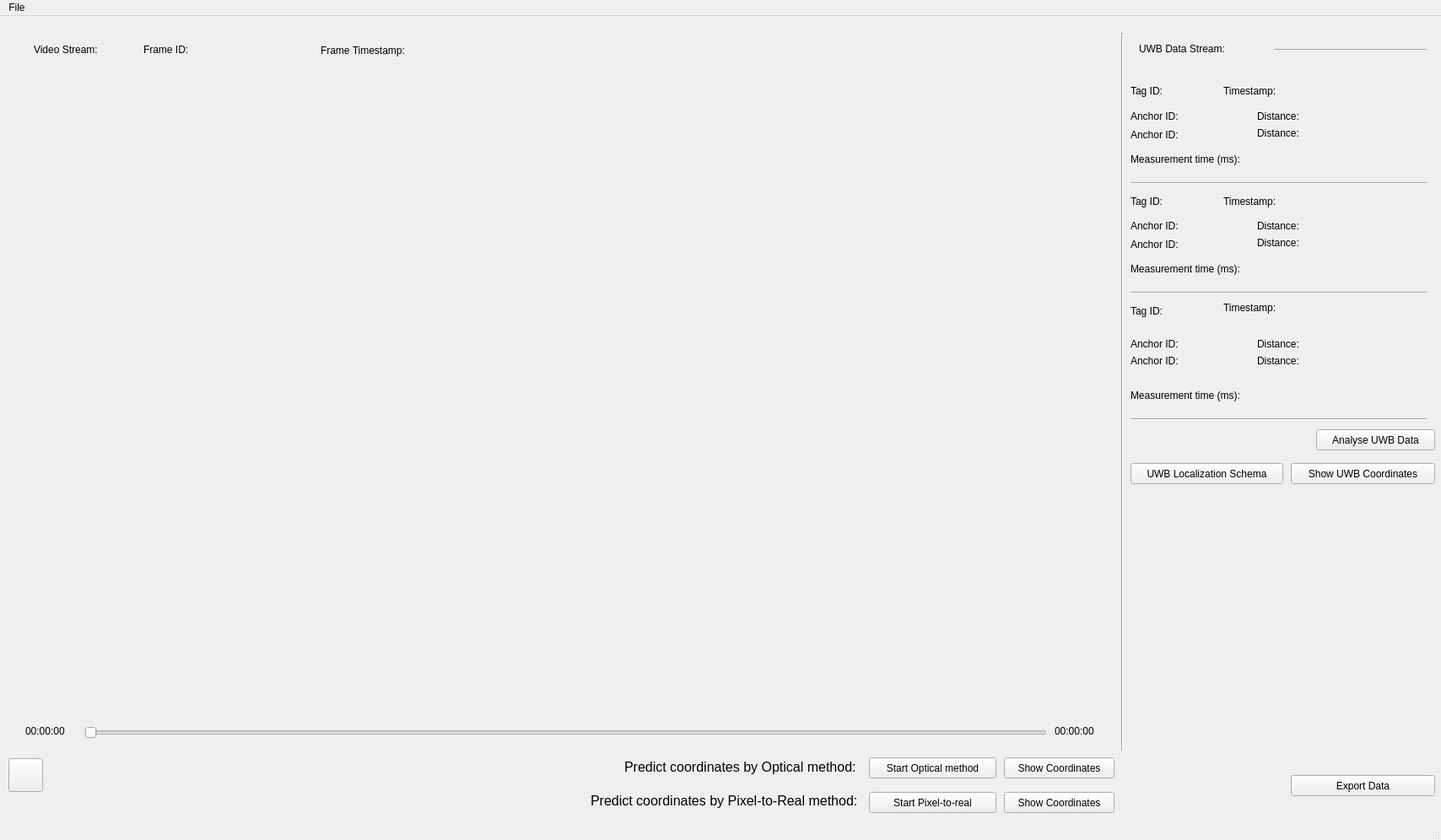
<?xml version="1.0" encoding="UTF-8"?>
<ui version="4.0">
 <class>IndoorPositioningSystemUI</class>
 <widget class="QMainWindow" name="IndoorPositioningSystemUI">
  <property name="geometry">
   <rect>
    <x>0</x>
    <y>0</y>
    <width>1708</width>
    <height>996</height>
   </rect>
  </property>
  <property name="sizePolicy">
   <sizepolicy hsizetype="Fixed" vsizetype="Fixed">
    <horstretch>0</horstretch>
    <verstretch>0</verstretch>
   </sizepolicy>
  </property>
  <property name="maximumSize">
   <size>
    <width>2136</width>
    <height>16777215</height>
   </size>
  </property>
  <property name="windowTitle">
   <string>IndoorPositioningSystem</string>
  </property>
  <widget class="QWidget" name="centralwidget">
   <widget class="QPushButton" name="pushButton_Play_Pause">
    <property name="geometry">
     <rect>
      <x>10</x>
      <y>880</y>
      <width>41</width>
      <height>40</height>
     </rect>
    </property>
    <property name="text">
     <string/>
    </property>
   </widget>
   <widget class="QSlider" name="horizontalSlider_Duration">
    <property name="geometry">
     <rect>
      <x>100</x>
      <y>840</y>
      <width>1141</width>
      <height>19</height>
     </rect>
    </property>
    <property name="mouseTracking">
     <bool>false</bool>
    </property>
    <property name="orientation">
     <enum>Qt::Horizontal</enum>
    </property>
   </widget>
   <widget class="QLabel" name="label_Current_Time">
    <property name="geometry">
     <rect>
      <x>30</x>
      <y>840</y>
      <width>67</width>
      <height>16</height>
     </rect>
    </property>
    <property name="text">
     <string>00:00:00</string>
    </property>
   </widget>
   <widget class="QLabel" name="label_Total_Time">
    <property name="geometry">
     <rect>
      <x>1250</x>
      <y>840</y>
      <width>67</width>
      <height>16</height>
     </rect>
    </property>
    <property name="text">
     <string>00:00:00</string>
    </property>
   </widget>
   <widget class="QLabel" name="label_Video">
    <property name="geometry">
     <rect>
      <x>30</x>
      <y>90</y>
      <width>1281</width>
      <height>721</height>
     </rect>
    </property>
    <property name="text">
     <string/>
    </property>
   </widget>
   <widget class="QLabel" name="label_Video_Frame_ID">
    <property name="geometry">
     <rect>
      <x>170</x>
      <y>30</y>
      <width>71</width>
      <height>20</height>
     </rect>
    </property>
    <property name="text">
     <string>Frame ID:</string>
    </property>
   </widget>
   <widget class="QLabel" name="label_Video_Frame_Timestamp">
    <property name="geometry">
     <rect>
      <x>380</x>
      <y>32</y>
      <width>141</width>
      <height>17</height>
     </rect>
    </property>
    <property name="text">
     <string>Frame Timestamp:</string>
    </property>
   </widget>
   <widget class="QLabel" name="label_Tag_ID_1">
    <property name="geometry">
     <rect>
      <x>1340</x>
      <y>80</y>
      <width>51</width>
      <height>17</height>
     </rect>
    </property>
    <property name="text">
     <string>Tag ID:</string>
    </property>
   </widget>
   <widget class="QLabel" name="label_Tag_timestamp_1">
    <property name="geometry">
     <rect>
      <x>1450</x>
      <y>79</y>
      <width>81</width>
      <height>20</height>
     </rect>
    </property>
    <property name="text">
     <string>Timestamp:</string>
    </property>
   </widget>
   <widget class="QLabel" name="label_Anchor1_ID_1">
    <property name="geometry">
     <rect>
      <x>1340</x>
      <y>110</y>
      <width>81</width>
      <height>17</height>
     </rect>
    </property>
    <property name="text">
     <string>Anchor ID:</string>
    </property>
   </widget>
   <widget class="QLabel" name="label_Anchor2_Distance_1">
    <property name="geometry">
     <rect>
      <x>1490</x>
      <y>130</y>
      <width>71</width>
      <height>17</height>
     </rect>
    </property>
    <property name="text">
     <string>Distance:</string>
    </property>
   </widget>
   <widget class="QLabel" name="label_Video_Frame_ID_value">
    <property name="geometry">
     <rect>
      <x>240</x>
      <y>30</y>
      <width>131</width>
      <height>20</height>
     </rect>
    </property>
    <property name="text">
     <string/>
    </property>
   </widget>
   <widget class="QLabel" name="label_Video_Frame_Timestamp_value">
    <property name="geometry">
     <rect>
      <x>510</x>
      <y>31</y>
      <width>151</width>
      <height>20</height>
     </rect>
    </property>
    <property name="text">
     <string/>
    </property>
   </widget>
   <widget class="QLabel" name="label_Tag_ID_value_1">
    <property name="geometry">
     <rect>
      <x>1390</x>
      <y>81</y>
      <width>51</width>
      <height>17</height>
     </rect>
    </property>
    <property name="text">
     <string/>
    </property>
   </widget>
   <widget class="QLabel" name="label_Tag_timestamp_value_1">
    <property name="geometry">
     <rect>
      <x>1540</x>
      <y>80</y>
      <width>161</width>
      <height>20</height>
     </rect>
    </property>
    <property name="text">
     <string/>
    </property>
   </widget>
   <widget class="QLabel" name="label_Anchor1_Distance_value_1">
    <property name="geometry">
     <rect>
      <x>1560</x>
      <y>110</y>
      <width>111</width>
      <height>17</height>
     </rect>
    </property>
    <property name="text">
     <string/>
    </property>
   </widget>
   <widget class="QLabel" name="label_Anchor2_Distance_value_1">
    <property name="geometry">
     <rect>
      <x>1560</x>
      <y>130</y>
      <width>131</width>
      <height>20</height>
     </rect>
    </property>
    <property name="text">
     <string/>
    </property>
   </widget>
   <widget class="QLabel" name="label_Tag_ID_value_2">
    <property name="geometry">
     <rect>
      <x>1390</x>
      <y>210</y>
      <width>51</width>
      <height>17</height>
     </rect>
    </property>
    <property name="text">
     <string/>
    </property>
   </widget>
   <widget class="QLabel" name="label_Anchor2_Distance_2">
    <property name="geometry">
     <rect>
      <x>1490</x>
      <y>260</y>
      <width>61</width>
      <height>17</height>
     </rect>
    </property>
    <property name="text">
     <string>Distance:</string>
    </property>
   </widget>
   <widget class="QLabel" name="label_Tag_ID_2">
    <property name="geometry">
     <rect>
      <x>1340</x>
      <y>210</y>
      <width>51</width>
      <height>20</height>
     </rect>
    </property>
    <property name="text">
     <string>Tag ID:</string>
    </property>
   </widget>
   <widget class="QLabel" name="label_Anchor1_Distance_value_2">
    <property name="geometry">
     <rect>
      <x>1580</x>
      <y>240</y>
      <width>101</width>
      <height>17</height>
     </rect>
    </property>
    <property name="text">
     <string/>
    </property>
   </widget>
   <widget class="QLabel" name="label_Anchor2_Distance_value_2">
    <property name="geometry">
     <rect>
      <x>1560</x>
      <y>260</y>
      <width>121</width>
      <height>17</height>
     </rect>
    </property>
    <property name="text">
     <string/>
    </property>
   </widget>
   <widget class="QLabel" name="label_Anchor1_Distance_2">
    <property name="geometry">
     <rect>
      <x>1490</x>
      <y>240</y>
      <width>61</width>
      <height>17</height>
     </rect>
    </property>
    <property name="text">
     <string>Distance:</string>
    </property>
   </widget>
   <widget class="QLabel" name="label_Tag_timestamp_2">
    <property name="geometry">
     <rect>
      <x>1450</x>
      <y>210</y>
      <width>81</width>
      <height>20</height>
     </rect>
    </property>
    <property name="text">
     <string>Timestamp:</string>
    </property>
   </widget>
   <widget class="QLabel" name="label_Tag_timestamp_value_2">
    <property name="geometry">
     <rect>
      <x>1530</x>
      <y>210</y>
      <width>161</width>
      <height>17</height>
     </rect>
    </property>
    <property name="text">
     <string/>
    </property>
   </widget>
   <widget class="QLabel" name="label_Tag_ID_value_3">
    <property name="geometry">
     <rect>
      <x>1400</x>
      <y>340</y>
      <width>71</width>
      <height>17</height>
     </rect>
    </property>
    <property name="text">
     <string/>
    </property>
   </widget>
   <widget class="QLabel" name="label_Tag_ID_3">
    <property name="geometry">
     <rect>
      <x>1340</x>
      <y>340</y>
      <width>51</width>
      <height>20</height>
     </rect>
    </property>
    <property name="text">
     <string>Tag ID:</string>
    </property>
   </widget>
   <widget class="QLabel" name="label_Anchor1_ID_3">
    <property name="geometry">
     <rect>
      <x>1340</x>
      <y>380</y>
      <width>81</width>
      <height>17</height>
     </rect>
    </property>
    <property name="text">
     <string>Anchor ID:</string>
    </property>
   </widget>
   <widget class="QLabel" name="label_Tag_timestamp_3">
    <property name="geometry">
     <rect>
      <x>1450</x>
      <y>336</y>
      <width>81</width>
      <height>20</height>
     </rect>
    </property>
    <property name="text">
     <string>Timestamp:</string>
    </property>
   </widget>
   <widget class="QLabel" name="label_Tag_timestamp_value_3">
    <property name="geometry">
     <rect>
      <x>1540</x>
      <y>340</y>
      <width>151</width>
      <height>17</height>
     </rect>
    </property>
    <property name="text">
     <string/>
    </property>
   </widget>
   <widget class="QPushButton" name="pushButton_UWB_Data_Analysis">
    <property name="geometry">
     <rect>
      <x>1560</x>
      <y>490</y>
      <width>141</width>
      <height>25</height>
     </rect>
    </property>
    <property name="text">
     <string>Analyse UWB Data</string>
    </property>
   </widget>
   <widget class="QLabel" name="label_Video_Stream">
    <property name="geometry">
     <rect>
      <x>40</x>
      <y>31</y>
      <width>121</width>
      <height>17</height>
     </rect>
    </property>
    <property name="toolTip">
     <string>Information about the video frame</string>
    </property>
    <property name="styleSheet">
     <string notr="true">font: 700 13pt &quot;Ubuntu&quot;;</string>
    </property>
    <property name="text">
     <string>Video Stream:</string>
    </property>
   </widget>
   <widget class="Line" name="line">
    <property name="geometry">
     <rect>
      <x>1320</x>
      <y>20</y>
      <width>21</width>
      <height>851</height>
     </rect>
    </property>
    <property name="orientation">
     <enum>Qt::Vertical</enum>
    </property>
   </widget>
   <widget class="QLabel" name="label_Video_Stream_2">
    <property name="geometry">
     <rect>
      <x>1350</x>
      <y>30</y>
      <width>151</width>
      <height>17</height>
     </rect>
    </property>
    <property name="toolTip">
     <string>Information about the UWB data</string>
    </property>
    <property name="styleSheet">
     <string notr="true">font: 700 13pt &quot;Ubuntu&quot;;</string>
    </property>
    <property name="text">
     <string>UWB Data Stream:</string>
    </property>
   </widget>
   <widget class="QPushButton" name="pushButton_UWB_Localization">
    <property name="geometry">
     <rect>
      <x>1340</x>
      <y>530</y>
      <width>181</width>
      <height>25</height>
     </rect>
    </property>
    <property name="toolTip">
     <string>Visualize localization</string>
    </property>
    <property name="text">
     <string>UWB Localization Schema</string>
    </property>
   </widget>
   <widget class="QPushButton" name="pushButton_Export_Data">
    <property name="geometry">
     <rect>
      <x>1530</x>
      <y>900</y>
      <width>171</width>
      <height>25</height>
     </rect>
    </property>
    <property name="toolTip">
     <string>Export data for Pixel to Real model. This includes UWB coordinates synchronized with video frames</string>
    </property>
    <property name="text">
     <string>Export Data</string>
    </property>
   </widget>
   <widget class="QPushButton" name="pushButton_Predict_Model">
    <property name="geometry">
     <rect>
      <x>1030</x>
      <y>920</y>
      <width>151</width>
      <height>25</height>
     </rect>
    </property>
    <property name="toolTip">
     <string>Start pixel to real model for coordinates prediction</string>
    </property>
    <property name="text">
     <string>Start Pixel-to-real</string>
    </property>
   </widget>
   <widget class="QPushButton" name="pushButton_Predict_Optical">
    <property name="geometry">
     <rect>
      <x>1030</x>
      <y>879</y>
      <width>151</width>
      <height>25</height>
     </rect>
    </property>
    <property name="toolTip">
     <string>Start optical method for coordinates estimation</string>
    </property>
    <property name="text">
     <string>Start Optical method</string>
    </property>
   </widget>
   <widget class="QLabel" name="label_Tag_measurement_time_1">
    <property name="geometry">
     <rect>
      <x>1340</x>
      <y>160</y>
      <width>170</width>
      <height>20</height>
     </rect>
    </property>
    <property name="text">
     <string>Measurement time (ms):</string>
    </property>
   </widget>
   <widget class="QLabel" name="label_Tag_measurement_time_value_1">
    <property name="geometry">
     <rect>
      <x>1510</x>
      <y>162</y>
      <width>141</width>
      <height>17</height>
     </rect>
    </property>
    <property name="text">
     <string/>
    </property>
   </widget>
   <widget class="QLabel" name="label_Tag_measurement_time_2">
    <property name="geometry">
     <rect>
      <x>1340</x>
      <y>290</y>
      <width>170</width>
      <height>20</height>
     </rect>
    </property>
    <property name="text">
     <string>Measurement time (ms):</string>
    </property>
   </widget>
   <widget class="QLabel" name="label_Tag_measurement_time_value_2">
    <property name="geometry">
     <rect>
      <x>1514</x>
      <y>292</y>
      <width>141</width>
      <height>17</height>
     </rect>
    </property>
    <property name="text">
     <string/>
    </property>
   </widget>
   <widget class="QLabel" name="label_Tag_measurement_time_3">
    <property name="geometry">
     <rect>
      <x>1340</x>
      <y>440</y>
      <width>170</width>
      <height>20</height>
     </rect>
    </property>
    <property name="text">
     <string>Measurement time (ms):</string>
    </property>
   </widget>
   <widget class="QLabel" name="label_Tag_measurement_time_value_3">
    <property name="geometry">
     <rect>
      <x>1514</x>
      <y>442</y>
      <width>141</width>
      <height>17</height>
     </rect>
    </property>
    <property name="text">
     <string/>
    </property>
   </widget>
   <widget class="QLabel" name="label_Predict_coordinates">
    <property name="geometry">
     <rect>
      <x>740</x>
      <y>880</y>
      <width>281</width>
      <height>20</height>
     </rect>
    </property>
    <property name="font">
     <font>
      <pointsize>12</pointsize>
     </font>
    </property>
    <property name="text">
     <string>Predict coordinates by Optical method:</string>
    </property>
   </widget>
   <widget class="QPushButton" name="pushButton_UWB_Show_Coordinates">
    <property name="geometry">
     <rect>
      <x>1530</x>
      <y>530</y>
      <width>171</width>
      <height>25</height>
     </rect>
    </property>
    <property name="toolTip">
     <string>Visualize localization</string>
    </property>
    <property name="text">
     <string>Show UWB Coordinates</string>
    </property>
   </widget>
   <widget class="QLabel" name="label_Predict_coordinates_2">
    <property name="geometry">
     <rect>
      <x>700</x>
      <y>920</y>
      <width>321</width>
      <height>20</height>
     </rect>
    </property>
    <property name="font">
     <font>
      <pointsize>12</pointsize>
     </font>
    </property>
    <property name="text">
     <string>Predict coordinates by Pixel-to-Real method:</string>
    </property>
   </widget>
   <widget class="QPushButton" name="pushButton_Optical_Show_Coordinates">
    <property name="geometry">
     <rect>
      <x>1190</x>
      <y>879</y>
      <width>131</width>
      <height>25</height>
     </rect>
    </property>
    <property name="toolTip">
     <string>Visualize localization</string>
    </property>
    <property name="text">
     <string>Show Coordinates</string>
    </property>
   </widget>
   <widget class="QPushButton" name="pushButton_Pixel_to_Real_Show_Coordinates">
    <property name="geometry">
     <rect>
      <x>1190</x>
      <y>920</y>
      <width>131</width>
      <height>25</height>
     </rect>
    </property>
    <property name="toolTip">
     <string>Visualize localization</string>
    </property>
    <property name="text">
     <string>Show Coordinates</string>
    </property>
   </widget>
   <widget class="QLabel" name="label_Anchor1_Distance_1">
    <property name="geometry">
     <rect>
      <x>1490</x>
      <y>110</y>
      <width>61</width>
      <height>17</height>
     </rect>
    </property>
    <property name="text">
     <string>Distance: </string>
    </property>
   </widget>
   <widget class="QLabel" name="label_Anchor1_ID_value_1">
    <property name="geometry">
     <rect>
      <x>1420</x>
      <y>110</y>
      <width>51</width>
      <height>17</height>
     </rect>
    </property>
    <property name="text">
     <string/>
    </property>
   </widget>
   <widget class="QLabel" name="label_Anchor2_ID_1">
    <property name="geometry">
     <rect>
      <x>1340</x>
      <y>132</y>
      <width>81</width>
      <height>17</height>
     </rect>
    </property>
    <property name="text">
     <string>Anchor ID:</string>
    </property>
   </widget>
   <widget class="QLabel" name="label_Anchor2_ID_value_1">
    <property name="geometry">
     <rect>
      <x>1420</x>
      <y>130</y>
      <width>51</width>
      <height>17</height>
     </rect>
    </property>
    <property name="text">
     <string/>
    </property>
   </widget>
   <widget class="Line" name="line_2">
    <property name="geometry">
     <rect>
      <x>1340</x>
      <y>190</y>
      <width>351</width>
      <height>16</height>
     </rect>
    </property>
    <property name="orientation">
     <enum>Qt::Horizontal</enum>
    </property>
   </widget>
   <widget class="Line" name="line_3">
    <property name="geometry">
     <rect>
      <x>1510</x>
      <y>30</y>
      <width>181</width>
      <height>20</height>
     </rect>
    </property>
    <property name="orientation">
     <enum>Qt::Horizontal</enum>
    </property>
   </widget>
   <widget class="QLabel" name="label_Anchor2_ID_2">
    <property name="geometry">
     <rect>
      <x>1340</x>
      <y>262</y>
      <width>81</width>
      <height>17</height>
     </rect>
    </property>
    <property name="text">
     <string>Anchor ID:</string>
    </property>
   </widget>
   <widget class="QLabel" name="label_Anchor2_ID_value_2">
    <property name="geometry">
     <rect>
      <x>1420</x>
      <y>260</y>
      <width>51</width>
      <height>17</height>
     </rect>
    </property>
    <property name="text">
     <string/>
    </property>
   </widget>
   <widget class="QLabel" name="label_Anchor1_ID_2">
    <property name="geometry">
     <rect>
      <x>1340</x>
      <y>240</y>
      <width>81</width>
      <height>17</height>
     </rect>
    </property>
    <property name="text">
     <string>Anchor ID:</string>
    </property>
   </widget>
   <widget class="QLabel" name="label_Anchor1_ID_value_2">
    <property name="geometry">
     <rect>
      <x>1420</x>
      <y>240</y>
      <width>51</width>
      <height>17</height>
     </rect>
    </property>
    <property name="text">
     <string/>
    </property>
   </widget>
   <widget class="Line" name="line_4">
    <property name="geometry">
     <rect>
      <x>1340</x>
      <y>320</y>
      <width>351</width>
      <height>16</height>
     </rect>
    </property>
    <property name="orientation">
     <enum>Qt::Horizontal</enum>
    </property>
   </widget>
   <widget class="QLabel" name="label_Anchor2_ID_3">
    <property name="geometry">
     <rect>
      <x>1340</x>
      <y>400</y>
      <width>81</width>
      <height>17</height>
     </rect>
    </property>
    <property name="text">
     <string>Anchor ID:</string>
    </property>
   </widget>
   <widget class="QLabel" name="label_Anchor2_ID_value_3">
    <property name="geometry">
     <rect>
      <x>1410</x>
      <y>400</y>
      <width>51</width>
      <height>17</height>
     </rect>
    </property>
    <property name="text">
     <string/>
    </property>
   </widget>
   <widget class="QLabel" name="label_Anchor1_ID_value_3">
    <property name="geometry">
     <rect>
      <x>1410</x>
      <y>380</y>
      <width>51</width>
      <height>17</height>
     </rect>
    </property>
    <property name="text">
     <string/>
    </property>
   </widget>
   <widget class="QLabel" name="label_Anchor1_Distance_value_3">
    <property name="geometry">
     <rect>
      <x>1580</x>
      <y>380</y>
      <width>101</width>
      <height>17</height>
     </rect>
    </property>
    <property name="text">
     <string/>
    </property>
   </widget>
   <widget class="QLabel" name="label_Anchor2_Distance_3">
    <property name="geometry">
     <rect>
      <x>1490</x>
      <y>400</y>
      <width>61</width>
      <height>17</height>
     </rect>
    </property>
    <property name="text">
     <string>Distance:</string>
    </property>
   </widget>
   <widget class="QLabel" name="label_Anchor1_Distance_3">
    <property name="geometry">
     <rect>
      <x>1490</x>
      <y>380</y>
      <width>61</width>
      <height>17</height>
     </rect>
    </property>
    <property name="text">
     <string>Distance:</string>
    </property>
   </widget>
   <widget class="QLabel" name="label_Anchor2_Distance_value_3">
    <property name="geometry">
     <rect>
      <x>1560</x>
      <y>400</y>
      <width>121</width>
      <height>17</height>
     </rect>
    </property>
    <property name="text">
     <string/>
    </property>
   </widget>
   <widget class="Line" name="line_5">
    <property name="geometry">
     <rect>
      <x>1340</x>
      <y>470</y>
      <width>351</width>
      <height>16</height>
     </rect>
    </property>
    <property name="orientation">
     <enum>Qt::Horizontal</enum>
    </property>
   </widget>
  </widget>
  <widget class="QMenuBar" name="menubar">
   <property name="geometry">
    <rect>
     <x>0</x>
     <y>0</y>
     <width>1708</width>
     <height>22</height>
    </rect>
   </property>
   <widget class="QMenu" name="menuFile">
    <property name="title">
     <string>File</string>
    </property>
    <addaction name="actionOpen_Video"/>
    <addaction name="actionLoad_human_detector_weights"/>
    <addaction name="actionLoad_model_params"/>
    <addaction name="actionLoad_intrinsic_calibration_params"/>
   </widget>
   <addaction name="menuFile"/>
  </widget>
  <widget class="QStatusBar" name="statusbar"/>
  <action name="actionOpen_Video">
   <property name="text">
    <string>Open video</string>
   </property>
   <property name="toolTip">
    <string>The folder should include video data as well as UWB data</string>
   </property>
  </action>
  <action name="actionOpen_UWB_data">
   <property name="text">
    <string>Open UWB data</string>
   </property>
  </action>
  <action name="actionLoad_model_params">
   <property name="text">
    <string>Load pixel to real model params</string>
   </property>
  </action>
  <action name="actionLoad_intrinsic_calibration_params">
   <property name="text">
    <string>Load camera intrinsic params</string>
   </property>
  </action>
  <action name="actionLoad_human_detector_weights">
   <property name="text">
    <string>Load human detection model weights</string>
   </property>
  </action>
 </widget>
 <resources/>
 <connections/>
</ui>
